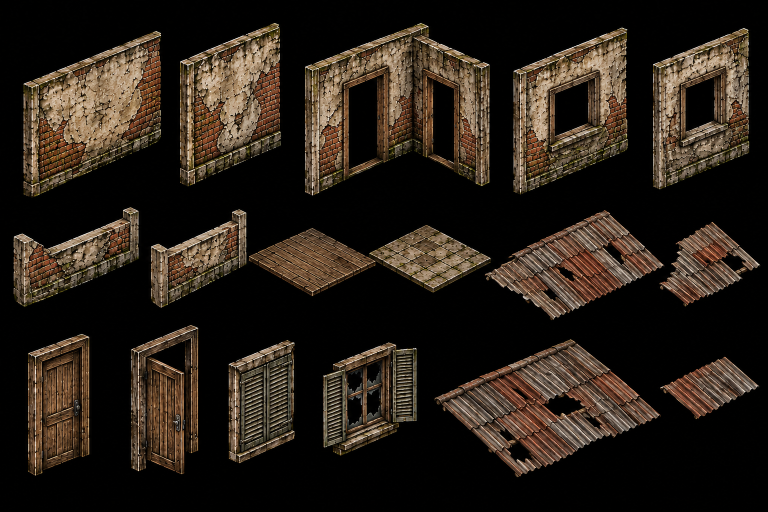
#> input picture assets/new_assets/kit_modular_casa_hd.png, 1536 x 1024 px (shown at 1/2 size)
$ python preparar_kit_modular.py   (older library calls are emulated)
#> lines starting #> are read from the running program, lines starting #| are printed output that depends on the picture; after the words box and inside, x2 and y2 are one past the last pixel; in counts of white or black regions, pixels touching at a corner belong together
#> in main, rgb is the input picture: shape (1024, 1536, 3); mean R, G, B 41.2, 32.5, 24.1
#!/usr/bin/env python3
"""
Afterkin: Nascidos da Ruína — recorta e padroniza o kit modular de construção.

Uso (na raiz do projeto):
    python tools/preparar_kit_modular.py

Entrada:  assets/new_assets/kit_modular_casa_hd.png
Saída:    assets/sprites_hd_recortados/kit_casa/*.png  +  kit.json

A folha foi desenhada à mão livre: cada parede tem um comprimento e uma inclinação
um pouco diferentes. Para as peças ENCAIXAREM num grid isométrico 2:1, cada uma é
"retificada": a base e o topo viram linhas 2:1 exatas, o comprimento vira o de um
módulo (MODULO px) e a altura a de uma parede (ALTURA px). Linhas verticais continuam
verticais, então portas e janelas não entortam.

Tudo sai em resolução 2x (na cena as peças usam escala 0,5):
    módulo de parede = 148 x 74 px (1 célula = 3 m)   altura da parede = 196 px (3,2 m,
    para o vão da porta ficar com 2,1 m)

Cada peça de parede sai em duas orientações:
    *_y   parede ao longo do eixo Y do mundo  ( / na tela, como na folha)
    *_x   parede ao longo do eixo X do mundo  ( \\ na tela, espelhada)
Os vãos de porta e janela ficam transparentes, e a posição de cada vão vai para o
kit.json — é ali dentro que a cena encaixa as portas e janelas.

Requisitos: Python 3, numpy, opencv-python, Pillow.
"""
import json, os, sys
import numpy as np
import cv2
from PIL import Image

RAIZ = os.path.dirname(os.path.dirname(os.path.abspath(__file__)))
ENTRADA = "assets/new_assets/kit_modular_casa_hd.png"
SAIDA = "assets/sprites_hd_recortados/kit_casa"

MODULO = 148          # comprimento de um módulo de parede na tela, em px (2x)
ALTURA = 196          # altura da parede em px (2x)
ALTURA_BAIXA = 64     # altura da parede cortada (estilo Project Zomboid)
SOBRA = 4             # px a mais no comprimento, para as peças se sobreporem sem fresta
V = 0.70              # escala vertical das peças sem altura padronizada
MARGEM = 10
FORCA_RELEVO = 2.2

# ordem das peças na folha (linha a linha, da esquerda para a direita)
PECAS = ["parede_lisa", "parede_curta", "canto_portas", "parede_janela", "parede_janela2",
         "baixa_a", "baixa_b", "pisos", "telhado_b", "telhado_c",
         "porta_fechada", "porta_aberta", "janela_fechada", "janela_aberta",
         "telhado_painel", "telhado_d"]


def remover_fundo(rgb):
    escuro = (rgb.max(2) <= 14).astype(np.uint8)
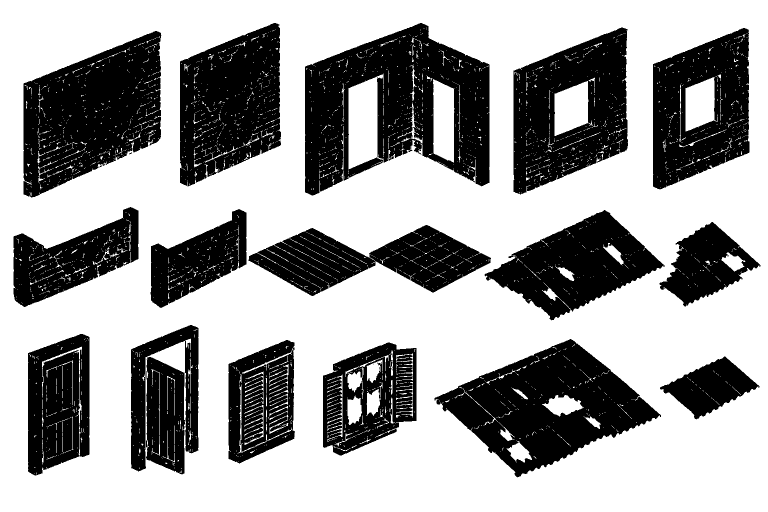
#> escuro: shape (1024, 1536) (shown at 1/2 size); values 0 (black) and 1 (white), 62.9% white; 37 black regions (19 under 20 px), largest, box (x1, y1, x2, y2) and area: (610, 46, 979, 391) 73729, (869, 678, 1322, 955) 59680, (47, 62, 323, 396) 59598
    miolo = cv2.erode(escuro, np.ones((3, 3), np.uint8))
#> miolo: shape (1024, 1536); values 0 (black) and 1 (white), 59.7% white; 16 black regions, largest, box (x1, y1, x2, y2) and area: (609, 45, 980, 392) 79651, (46, 61, 324, 397) 63727, (868, 677, 1323, 956) 63207
    n, lab = cv2.connectedComponents(miolo, connectivity=4)
#> lab: shape (1024, 1536) int32; 288 distinct labels, from 0 to 287
#> n = 288
    borda = np.unique(np.concatenate([lab[0], lab[-1], lab[:, 0], lab[:, -1]]))
#> borda = [1]
    fundo = cv2.dilate(np.isin(lab, borda[borda > 0]).astype(np.uint8), np.ones((3, 3), np.uint8)) & escuro
#> fundo: shape (1024, 1536); values 0 (black) and 1 (white), 58.5% white; 16 black regions, largest, box (x1, y1, x2, y2) and area: (610, 46, 979, 391) 92823, (869, 678, 1322, 955) 64746, (47, 62, 323, 396) 62496
    return (1 - fundo).astype(np.uint8)


def abrir_vaos(rgb, fg, area_min=1200):
    """Buracos pretos fechados (vão de porta/janela) viram transparência."""
    preto = ((rgb.max(2) <= 8) & (fg > 0)).astype(np.uint8)
    n, lab, st, _ = cv2.connectedComponentsWithStats(preto, connectivity=4)
    vaos = np.zeros_like(fg)
    for i in range(1, n):
        if st[i, cv2.CC_STAT_AREA] >= area_min:
            vaos[lab == i] = 1
    vaos = cv2.dilate(vaos, np.ones((3, 3), np.uint8))
    return fg & (1 - vaos), vaos


def linhas(m, f0=0.2, f1=0.8):
    """Ajusta as retas do topo e da base do recorte (y = a*x + b, em px do recorte)."""
    w = m.shape[1]
    xs, yt, yb = [], [], []
    for c in range(int(w * f0), int(w * f1)):
        col = np.nonzero(m[:, c])[0]
        if len(col):
            xs.append(c); yt.append(col.min()); yb.append(col.max())
    return np.polyfit(xs, yt, 1), np.polyfit(xs, yb, 1)


def retificar(rgba, topo, base, altura=None, largura=MODULO + SOBRA, extra=None):
    """Remapeia a peça: base -> reta 2:1 exata; se 'altura' for dada, o topo também.
    Devolve (imagem, ancora) — ancora = ponto esquerdo-inferior da base na imagem."""
    h, w = rgba.shape[:2]
    sx = largura / float(w)
    alt_arte = lambda x: (base[0] * x + base[1]) - (topo[0] * x + topo[1])
    alt_ref = altura if altura else V * alt_arte(w / 2.0)
    acima = int(alt_ref + 0.5 * largura + (extra or 0)) + MARGEM
    H = acima + MARGEM * 3
    W = int(largura) + 2 * MARGEM
    y0 = H - MARGEM * 2                            # y da base em x' = 0
    xo, yo = np.meshgrid(np.arange(W, dtype=np.float32), np.arange(H, dtype=np.float32))
    xa = (xo - MARGEM) / sx                        # coluna na arte
    yb_saida = y0 - 0.5 * (xo - MARGEM)            # base 2:1 na saída
    escala_v = (alt_arte(xa) / alt_ref) if altura else np.full_like(xa, 1.0 / V)
    ya = (base[0] * xa + base[1]) - (yb_saida - yo) * escala_v
    pre = rgba.astype(np.float32)
    pre[..., :3] *= pre[..., 3:4] / 255.0
    out = cv2.remap(pre, xa, ya.astype(np.float32), cv2.INTER_LINEAR, borderMode=cv2.BORDER_CONSTANT, borderValue=0)
    a = np.maximum(out[..., 3:4], 1e-3)
    out[..., :3] = np.where(out[..., 3:4] > 1.0, out[..., :3] * 255.0 / a, 0)
    return np.clip(out + 0.5, 0, 255).astype(np.uint8), (MARGEM, y0)


def normais(rgba):
    cinza = cv2.cvtColor(rgba[..., :3], cv2.COLOR_RGB2GRAY).astype(np.float32) / 255.0
    cinza = cv2.bilateralFilter(cinza, 7, 0.12, 7)
    dx = cv2.Sobel(cinza, cv2.CV_32F, 1, 0, ksize=5) * FORCA_RELEVO
    dy = cv2.Sobel(cinza, cv2.CV_32F, 0, 1, ksize=5) * FORCA_RELEVO
    nz = np.ones_like(dx)
    norma = np.sqrt(dx * dx + dy * dy + nz)
    n = ((np.dstack([-dx / norma, -dy / norma, nz / norma]) * 0.5 + 0.5) * 255 + 0.5).astype(np.uint8)
    n[rgba[..., 3] == 0] = (128, 128, 255)
    return n


class Kit:
    def __init__(self):
        self.info = {"modulo": MODULO, "altura": ALTURA, "altura_baixa": ALTURA_BAIXA, "pecas": {}}
        self.dir = os.path.join(RAIZ, SAIDA)
        os.makedirs(self.dir, exist_ok=True)

    def salvar(self, nome, img, com_normais=False, **dados):
        img = img.copy()
        img[img[..., 3] == 0, :3] = 0
        Image.fromarray(img, "RGBA").save(os.path.join(self.dir, nome + ".png"), optimize=True)
        if com_normais:
            Image.fromarray(normais(img), "RGB").save(os.path.join(self.dir, nome + "_n.png"), optimize=True)
        dados["tamanho"] = [int(img.shape[1]), int(img.shape[0])]
        self.info["pecas"][nome] = dados

    def parede(self, nome, img, ancora, vao=None):
        """Salva a parede nas duas orientações. ancora = base esquerda-inferior (em _y)."""
        W = img.shape[1]
        ax, ay = ancora
        d = {"base": [[ax, ay], [ax + MODULO, ay - MODULO // 2]]}
        dx = {"base": [[W - ax - MODULO, ay - MODULO // 2], [W - ax, ay]]}
        if vao is not None:
            ys, xs = np.nonzero(vao)
            x0, x1, y0, y1 = int(xs.min()), int(xs.max()) + 1, int(ys.min()), int(ys.max()) + 1
            d["vao"] = [x0, y0, x1, y1]
            dx["vao"] = [W - x1, y0, W - x0, y1]
            d["vao_base"] = dx["vao_base"] = [round((x0 - ax) / float(MODULO), 3), round((x1 - ax) / float(MODULO), 3)]
        self.salvar(nome + "_y", img, True, **d)
        if "vao_base" in dx:      # espelhada, a fração ao longo da base inverte
            f0, f1 = dx["vao_base"]
            dx["vao_base"] = [round(1 - f1, 3), round(1 - f0, 3)]
        self.salvar(nome + "_x", img[:, ::-1], True, **dx)


def main():
    cam = os.path.join(RAIZ, ENTRADA)
    if not os.path.isfile(cam):
        print("ERRO: não encontrei", ENTRADA); return 1
    rgb = np.array(Image.open(cam).convert("RGB"))
    fg = remover_fundo(rgb)
    n, lab, st, _ = cv2.connectedComponentsWithStats(fg, connectivity=8)
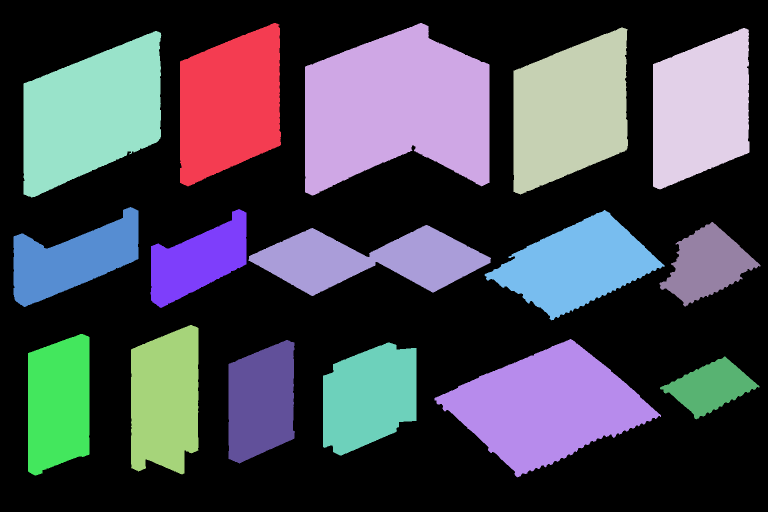
#> lab: shape (1024, 1536) int32 (shown at 1/2 size); 17 distinct labels, from 0 to 16; one colour per label, 0 black
#> n = 17; st = 17 rows, first 6: [0, 0, 1536, 1024, 920265], [360, 46, 202, 327, 50461], [610, 46, 369, 345, 92823], [1027, 55, 229, 334, 56819], [1306, 56, 193, 323, 48675], [47, 62, 276, 334, 62496]
    caixas = sorted([tuple(int(v) for v in st[i, :4]) for i in range(1, n) if st[i, 4] > 2500],
                    key=lambda g: (0 if g[1] < 400 else 1 if g[1] < 640 else 2, g[0]))
#> caixas = 16 items, first 6: (47, 62, 276, 334), (360, 46, 202, 327), (610, 46, 369, 345), (1027, 55, 229, 334), (1306, 56, 193, 323), (27, 414, 250, 200)
    if len(caixas) != len(PECAS):
        print("ERRO: achei %d peças na folha, esperava %d" % (len(caixas), len(PECAS))); return 1
    rec = {}
    for nome, (x, y, w, h) in zip(PECAS, caixas):
        rec[nome] = (rgb[y:y + h, x:x + w], fg[y:y + h, x:x + w].copy())
#> this loop made 16 passes
#> (nome, x, y, w, h) on passes 1 to 12: ('parede_lisa', 47, 62, 276, 334), ('parede_curta', 360, 46, 202, 327), ('canto_portas', 610, 46, 369, 345), ('parede_janela', 1027, 55, 229, 334), ('parede_janela2', 1306, 56, 193, 323), ('baixa_a', 27, 414, 250, 200), ('baixa_b', 301, 418, 192, 198), ('pisos', 497, 450, 485, 142), ('telhado_b', 969, 420, 360, 221), ('telhado_c', 1319, 444, 202, 169), ('porta_fechada', 56, 668, 123, 283), ('porta_aberta', 262, 650, 135, 299)
#> after the loop, rec = 16 items
    kit = Kit()

    def rgba_de(cor, m):
        return np.dstack([cor, m * 255]).astype(np.uint8)

    # ---------- paredes altas ----------
    for nome, origem in (("parede_lisa", "parede_lisa"), ("parede_janela", "parede_janela"),
                         ("parede_janela2", "parede_janela2"), ("parede_porta", "canto_portas")):
        cor, m = rec[origem]
        if origem == "canto_portas":              # só a metade esquerda (a parede "/" com porta)
            topo_col = [np.nonzero(m[:, c])[0].min() if m[:, c].any() else 9999 for c in range(m.shape[1])]
            quina = int(np.argmin(topo_col[100:300])) + 100 + 6
            cor, m = cor[:, :quina], m[:, :quina].copy()
        m, vaos = abrir_vaos(cor, m)
        topo, base = linhas(m | vaos, 0.15, 0.75)
        img, anc = retificar(rgba_de(cor, m), topo, base, altura=ALTURA)
        vao = None
        if vaos.any():
            vimg, _ = retificar(rgba_de(cor, vaos), topo, base, altura=ALTURA)
            vao = vimg[..., 3] > 128
        kit.parede(nome, img, anc, vao)
        if nome == "parede_porta":                # versão baixa: a mesma peça cortada
            xo, yo = np.meshgrid(np.arange(img.shape[1]), np.arange(img.shape[0]))
            corte = (anc[1] - 0.5 * (xo - anc[0])) - ALTURA_BAIXA
            baixa = img.copy()
            baixa[yo < corte] = 0
            kit.parede("baixa_porta", baixa, anc, vao & (yo >= corte))
#> this loop made 4 passes
#> (quina, topo, base) on pass 4: (236, [-0.377, 86.81], [-0.457, 349.4])
#> (topo, base) on passes 2 to 3: ([-0.404, 86.44], [-0.416, 338.7]), ([-0.4, 72.35], [-0.414, 327.6])
#> pass 1, in abrir_vaos, `n, lab, st, _ = cv2.connectedComponentsWithStats(preto, connectivity=4)`:
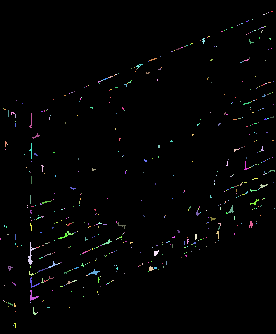
#> lab: shape (334, 276) int32; 554 distinct labels, from 0 to 553; one colour per label, 0 black

    # ---------- paredes baixas do kit ----------
    for nome, origem in (("baixa_lisa", "baixa_a"), ("baixa_lisa2", "baixa_b")):
        cor, m = rec[origem]
        topo, base = linhas(m, 0.15, 0.7)
        img, anc = retificar(rgba_de(cor, m), topo, base, extra=40)
        kit.parede(nome, img, anc)
#> this loop made 2 passes
#> (topo, base, h in retificar, sx in retificar, alt_ref in retificar, acima in retificar, H in retificar) on passes 1 to 2: ([-0.269, 92.98], [-0.41, 208.4], 200, 0.608, 68.46, 194, 224), ([-0.438, 94.2], [-0.508, 207.4], 198, 0.792, 74.48, 200, 230)
#> cor: shape (198, 192, 3)
#> m: shape (198, 192); values 0 (black) and 1 (white), 55.5% white; 5 black regions (1 under 20 px), largest, box (x1, y1, x2, y2) and area: (0, 0, 176, 166) 9238, (22, 111, 192, 198) 7463, (0, 171, 20, 198) 168, (178, 0, 192, 7) 55

    # ---------- portas e janelas (mesma inclinação das paredes) ----------
    for fechada, aberta in (("porta_fechada", "porta_aberta"), ("janela_fechada", "janela_aberta")):
        cor, m = rec[fechada]
        topo, base = linhas(m)
        for nome in (fechada, aberta):
            c2, m2 = rec[nome]
            if nome == "porta_aberta":            # o vão escuro da porta aberta fica transparente
                m2, _ = abrir_vaos(c2, m2, 800)
            # a peça aberta usa as retas da fechada (a folha aberta atrapalha o ajuste)
            b2 = (base[0], base[1] + (c2.shape[0] - cor.shape[0]))
            img, _ = retificar(rgba_de(c2, m2), topo, b2, largura=c2.shape[1] * V, extra=70)
            ys, xs = np.nonzero(img[..., 3] > 30)
            img = img[ys.min():ys.max() + 1, xs.min():xs.max() + 1]
            kit.salvar(nome + "_y", img)
            kit.salvar(nome + "_x", img[:, ::-1])
#> this loop made 2 passes
#> (topo, base) on pass 1: ([-0.359, 37.96], [-0.413, 285.1])
#> (topo, base) on pass 2: ([-0.408, 47.39], [-0.451, 255.2])
#> pass 1, in retificar (call 10), `yb_saida = y0 - 0.5 * (xo - MARGEM)`:
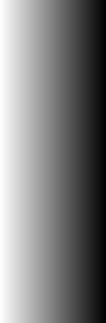
#> yb_saida: shape (323, 106) float32; min 255.5, max 308, mean 281.8; drawn with min black and max white
#> after the loop: m: shape (247, 133); values 0 (black) and 1 (white), 81% white; 6 black regions (2 under 20 px), largest, box (x1, y1, x2, y2) and area: (23, 185, 133, 247) 2838, (0, 0, 115, 48) 2785, (119, 0, 133, 183) 511, (0, 238, 21, 247) 105

    # ---------- pisos: dois losangos encostados; separa e ajusta ao losango da célula ----------
    cor, m = rec["pisos"]
#> cor: shape (142, 485, 3)
#> m: shape (142, 485); values 0 (black) and 1 (white), 52.4% white; 4 black regions, box (x1, y1, x2, y2) and area: (130, 68, 485, 142) 12403, (0, 0, 354, 69) 11581, (0, 72, 126, 142) 4550, (358, 0, 485, 66) 4223
    meio = m.shape[1] // 2
#> meio = 242
    corte = meio - 40 + int(np.argmin(m[:, meio - 40:meio + 40].sum(0)))
#> corte = 239
    for nome, sl in (("piso_madeira", slice(0, corte)), ("piso_pedra", slice(corte, m.shape[1]))):
        c2, m2 = cor[:, sl], m[:, sl]
        nn, ll, ss, _ = cv2.connectedComponentsWithStats(m2, connectivity=8)     # só o losango, sem lascas do vizinho
        m2 = (ll == 1 + int(ss[1:, cv2.CC_STAT_AREA].argmax())).astype(np.uint8)
        ys, xs = np.nonzero(m2)
        esq = (xs.min(), ys[xs == xs.min()].min())
        dir_ = (xs.max(), ys[xs == xs.max()].min())
        cima = (xs[ys == ys.min()].mean(), ys.min())
        M = cv2.getAffineTransform(np.float32([esq, cima, dir_]),
                                   np.float32([(2, MODULO // 2 + 2), (MODULO + 2, 2), (2 * MODULO + 2, MODULO // 2 + 2)]))
        img = cv2.warpAffine(rgba_de(c2, m2), M, (2 * MODULO + 4, MODULO + 30), flags=cv2.INTER_LINEAR)
        kit.salvar(nome, img, origem=[MODULO + 2, 2])     # origem = canto de cima do losango
#> this loop made 2 passes
#> (nn, ss, esq, dir_, cima, M) on pass 1: (2, [[0, 0, 239, 142, 15813], [0, 6, 239, 136, 18125]], (0, 69), (238, 64), (127, 6), [[1.25, 0.165, -9.38], [0.0258, 1.23, -8.63]])
#> (nn, esq, dir_, cima, M) on pass 2: (3, (0, 64), (245, 66), (116.5, 0), [[1.21, -0.112, 9.14], [-0.0093, 1.14, 3.08]])
#> pass 1, in main, `img = cv2.warpAffine(rgba_de(c2, m2), M, (2 * MODULO + 4, MODULO + 30)..`:
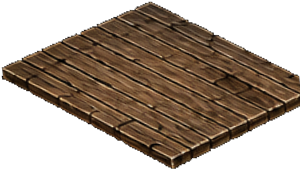
#> img: shape (178, 300, 4); mean of channels 0, 1, 2, 3 51.2, 37.5, 25.4, 131.9; transparent parts drawn white
#> after the loop: m2: shape (142, 246); values 0 (black) and 1 (white), 51.1% white; 3 black regions, box (x1, y1, x2, y2) and area: (0, 68, 246, 142) 9542, (119, 0, 246, 66) 4223, (0, 0, 115, 64) 3333

    # ---------- telhado: painel inteiro + os 4 cantos, para a cena deformar por cômodo ----------
    cor, m = rec["telhado_painel"]
#> cor: shape (277, 453, 3)
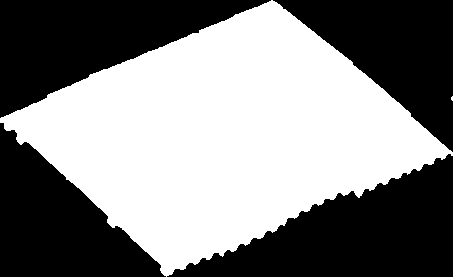
#> m: shape (277, 453); values 0 (black) and 1 (white), 51.6% white; 4 black regions, box (x1, y1, x2, y2) and area: (167, 154, 453, 277) 18116, (0, 0, 271, 118) 15716, (0, 123, 166, 277) 13648, (273, 0, 453, 152) 13247
    ys, xs = np.nonzero(m)
    pts = np.stack([xs, ys], 1)
#> pts = 64754 pairs, first value 0 to 452, second value 0 to 276
    cantos = {"esq": pts[xs.argmin()], "cima": pts[ys.argmin()], "dir": pts[xs.argmax()], "baixo": pts[ys.argmax()]}
#> cantos = {'esq': [0, 118], 'cima': [271, 0], 'dir': [452, 96], 'baixo': [166, 276]}
    kit.salvar("telhado_painel", rgba_de(cor, m), cantos={k: [int(v[0]), int(v[1])] for k, v in cantos.items()})
#> in rgba_de (call 16), `return np.dstack([cor, m * 255]).astype(np.uint8)`:
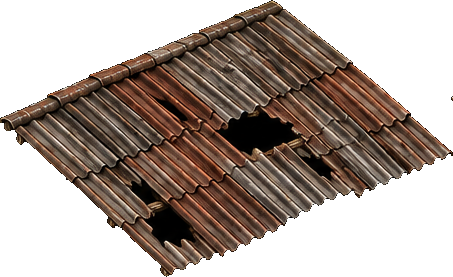
#> returned value: shape (277, 453, 4); mean of channels 0, 1, 2, 3 50.4, 37.9, 30.4, 131.6; transparent parts drawn white
#> in salvar (call 25), `img[img[..., 3] == 0, :3] = 0`: img: shape (277, 453, 4); 9.9% of pixels changed, all inside (x1, y1, x2, y2) = (0, 0, 453, 277)

    with open(os.path.join(kit.dir, "kit.json"), "w", encoding="utf-8") as f:
        json.dump(kit.info, f, ensure_ascii=False, indent=1)
    print("kit modular: %d texturas em %s" % (len(kit.info["pecas"]), SAIDA))
#| kit modular: 25 texturas em assets/sprites_hd_recortados/kit_casa
    for k, v in kit.info["pecas"].items():
        if "vao" in v:
            print("  %-18s vão %s  ao longo da base %s" % (k, v["vao"], v["vao_base"]))
#> this loop made 25 passes
#> (k, v) on passes 1, 2, 11, 12, 13, 14, 15, 16, 17: ('parede_lisa_y', {'base': [[10, 292], [158, 218]], 'tamanho': [172, 312]}), ('parede_lisa_x', {'base': [[14, 218], [162, 292]], 'tamanho': [172, 312]}), ('baixa_lisa_y', {'base': [[10, 204], [158, 130]], 'tamanho': [172, 224]}), ('baixa_lisa_x', {'base': [[14, 130], [162, 204]], 'tamanho': [172, 224]}), ('baixa_lisa2_y', {'base': [[10, 210], [158, 136]], 'tamanho': [172, 230]}), ('baixa_lisa2_x', {'base': [[14, 136], [162, 210]], 'tamanho': [172, 230]}), ('porta_fechada_y', {'tamanho': [87, 204]}), ('porta_fechada_x', {'tamanho': [87, 204]}), ('porta_aberta_y', {'tamanho': [95, 212]})
#> k on passes 3 to 8: 'parede_janela_y', 'parede_janela_x', 'parede_janela2_y', 'parede_janela2_x', 'parede_porta_y', 'parede_porta_x'
#|   parede_janela_y    vão [64, 109, 110, 197]  ao longo da base [0.365, 0.676]
#|   parede_janela_x    vão [62, 109, 108, 197]  ao longo da base [0.324, 0.635]
#|   parede_janela2_y   vão [61, 106, 108, 195]  ao longo da base [0.345, 0.662]
#|   parede_janela2_x   vão [64, 106, 111, 195]  ao longo da base [0.338, 0.655]
#|   parede_porta_y     vão [66, 103, 112, 252]  ao longo da base [0.378, 0.689]
#|   parede_porta_x     vão [60, 103, 106, 252]  ao longo da base [0.311, 0.622]
#|   baixa_porta_y      vão [66, 182, 110, 252]  ao longo da base [0.378, 0.676]
#|   baixa_porta_x      vão [62, 182, 106, 252]  ao longo da base [0.324, 0.622]
    return 0


if __name__ == "__main__":
    sys.exit(main())
#> (the program exits here)
